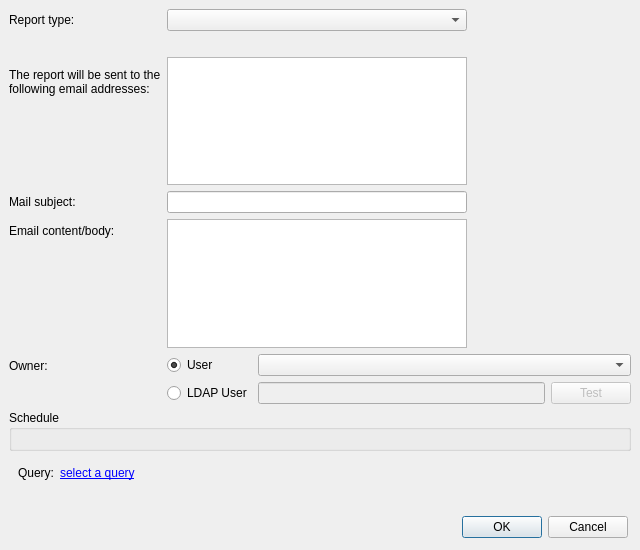
<?xml version="1.0" encoding="UTF-8"?>
<ui version="4.0">
 <class>EmailNotificationReportEditor</class>
 <widget class="QDialog" name="EmailNotificationReportEditor">
  <property name="geometry">
   <rect>
    <x>0</x>
    <y>0</y>
    <width>640</width>
    <height>550</height>
   </rect>
  </property>
  <property name="windowTitle">
   <string>Edit Report</string>
  </property>
  <layout class="QGridLayout" name="gridLayout">
   <property name="leftMargin">
    <number>0</number>
   </property>
   <property name="topMargin">
    <number>0</number>
   </property>
   <property name="rightMargin">
    <number>0</number>
   </property>
   <property name="bottomMargin">
    <number>0</number>
   </property>
   <item row="0" column="0">
    <widget class="QWidget" name="widget" native="true">
     <layout class="QVBoxLayout" name="verticalLayout">
      <item>
       <layout class="QFormLayout" name="formLayout">
        <item row="0" column="0">
         <widget class="QLabel" name="label">
          <property name="text">
           <string>Report type:</string>
          </property>
         </widget>
        </item>
        <item row="0" column="1">
         <widget class="QComboBox" name="type">
          <property name="minimumSize">
           <size>
            <width>300</width>
            <height>0</height>
           </size>
          </property>
          <property name="maximumSize">
           <size>
            <width>300</width>
            <height>16777215</height>
           </size>
          </property>
         </widget>
        </item>
        <item row="1" column="1">
         <widget class="QLabel" name="description">
          <property name="minimumSize">
           <size>
            <width>300</width>
            <height>0</height>
           </size>
          </property>
          <property name="alignment">
           <set>Qt::AlignLeading|Qt::AlignLeft|Qt::AlignTop</set>
          </property>
         </widget>
        </item>
        <item row="2" column="0">
         <widget class="QLabel" name="label_2">
          <property name="text">
           <string>The report will be sent to the
following email addresses:</string>
          </property>
          <property name="wordWrap">
           <bool>false</bool>
          </property>
         </widget>
        </item>
        <item row="2" column="1">
         <widget class="QPlainTextEdit" name="addressees">
          <property name="minimumSize">
           <size>
            <width>300</width>
            <height>0</height>
           </size>
          </property>
          <property name="maximumSize">
           <size>
            <width>300</width>
            <height>16777215</height>
           </size>
          </property>
          <property name="tabChangesFocus">
           <bool>true</bool>
          </property>
         </widget>
        </item>
        <item row="3" column="0">
         <widget class="QLabel" name="label_4">
          <property name="text">
           <string>Mail subject:</string>
          </property>
         </widget>
        </item>
        <item row="3" column="1">
         <widget class="QLineEdit" name="subject">
          <property name="minimumSize">
           <size>
            <width>300</width>
            <height>0</height>
           </size>
          </property>
          <property name="maximumSize">
           <size>
            <width>300</width>
            <height>60</height>
           </size>
          </property>
         </widget>
        </item>
        <item row="4" column="0">
         <widget class="QLabel" name="label_3">
          <property name="text">
           <string>Email content/body:</string>
          </property>
          <property name="wordWrap">
           <bool>false</bool>
          </property>
         </widget>
        </item>
        <item row="4" column="1">
         <widget class="QPlainTextEdit" name="header">
          <property name="sizePolicy">
           <sizepolicy hsizetype="Expanding" vsizetype="Preferred">
            <horstretch>0</horstretch>
            <verstretch>0</verstretch>
           </sizepolicy>
          </property>
          <property name="minimumSize">
           <size>
            <width>300</width>
            <height>0</height>
           </size>
          </property>
          <property name="maximumSize">
           <size>
            <width>300</width>
            <height>16777215</height>
           </size>
          </property>
          <property name="tabChangesFocus">
           <bool>true</bool>
          </property>
         </widget>
        </item>
        <item row="5" column="0">
         <widget class="QLabel" name="ownerLbl">
          <property name="text">
           <string>Owner:</string>
          </property>
         </widget>
        </item>
        <item row="5" column="1">
         <widget class="QWidget" name="owner" native="true">
          <layout class="QGridLayout" name="gridLayout_2">
           <property name="leftMargin">
            <number>0</number>
           </property>
           <property name="topMargin">
            <number>0</number>
           </property>
           <property name="rightMargin">
            <number>0</number>
           </property>
           <property name="bottomMargin">
            <number>0</number>
           </property>
           <item row="3" column="1">
            <widget class="QLineEdit" name="editLdapUser">
             <property name="enabled">
              <bool>false</bool>
             </property>
            </widget>
           </item>
           <item row="0" column="1" colspan="2">
            <widget class="QComboBox" name="comboNormalUser"/>
           </item>
           <item row="3" column="0">
            <widget class="QRadioButton" name="rbLDAPUser">
             <property name="enabled">
              <bool>true</bool>
             </property>
             <property name="text">
              <string>LDAP User</string>
             </property>
            </widget>
           </item>
           <item row="3" column="2">
            <widget class="QPushButton" name="ldapUserTest">
             <property name="enabled">
              <bool>false</bool>
             </property>
             <property name="text">
              <string>Test</string>
             </property>
            </widget>
           </item>
           <item row="0" column="0">
            <widget class="QRadioButton" name="rbNormalUser">
             <property name="text">
              <string>User</string>
             </property>
             <property name="checked">
              <bool>true</bool>
             </property>
            </widget>
           </item>
          </layout>
         </widget>
        </item>
       </layout>
      </item>
      <item>
       <widget class="QGroupBox" name="groupBox">
        <property name="title">
         <string>Schedule</string>
        </property>
        <layout class="QHBoxLayout" name="horizontalLayout">
         <item>
          <widget class="CronWidget" name="schedule" native="true"/>
         </item>
        </layout>
       </widget>
      </item>
      <item>
       <widget class="QStackedWidget" name="details">
        <property name="currentIndex">
         <number>1</number>
        </property>
        <widget class="QWidget" name="license_details"/>
        <widget class="QWidget" name="query_details">
         <layout class="QFormLayout" name="formLayout_2">
          <item row="0" column="0">
           <widget class="QLabel" name="label_5">
            <property name="text">
             <string>Query:</string>
            </property>
           </widget>
          </item>
          <item row="0" column="1">
           <widget class="QLabel" name="query">
            <property name="text">
             <string>&lt;a href=&quot;#&quot;&gt;select a query&lt;/a&gt;</string>
            </property>
            <property name="textFormat">
             <enum>Qt::RichText</enum>
            </property>
           </widget>
          </item>
         </layout>
        </widget>
       </widget>
      </item>
      <item>
       <spacer name="verticalSpacer">
        <property name="orientation">
         <enum>Qt::Vertical</enum>
        </property>
        <property name="sizeHint" stdset="0">
         <size>
          <width>20</width>
          <height>1</height>
         </size>
        </property>
       </spacer>
      </item>
     </layout>
    </widget>
   </item>
   <item row="1" column="0">
    <layout class="QHBoxLayout" name="horizontalLayout_2">
     <property name="leftMargin">
      <number>12</number>
     </property>
     <property name="topMargin">
      <number>12</number>
     </property>
     <property name="rightMargin">
      <number>12</number>
     </property>
     <property name="bottomMargin">
      <number>12</number>
     </property>
     <item>
      <spacer name="horizontalSpacer_3">
       <property name="orientation">
        <enum>Qt::Horizontal</enum>
       </property>
       <property name="sizeHint" stdset="0">
        <size>
         <width>40</width>
         <height>20</height>
        </size>
       </property>
      </spacer>
     </item>
     <item>
      <widget class="QDialogButtonBox" name="buttonBox">
       <property name="orientation">
        <enum>Qt::Horizontal</enum>
       </property>
       <property name="standardButtons">
        <set>QDialogButtonBox::Cancel|QDialogButtonBox::Ok</set>
       </property>
      </widget>
     </item>
    </layout>
   </item>
  </layout>
 </widget>
 <customwidgets>
  <customwidget>
   <class>CronWidget</class>
   <extends>QWidget</extends>
   <header>FileWaveGuiLib/CronWidget.h</header>
   <container>1</container>
  </customwidget>
 </customwidgets>
 <tabstops>
  <tabstop>type</tabstop>
  <tabstop>addressees</tabstop>
  <tabstop>subject</tabstop>
  <tabstop>header</tabstop>
  <tabstop>buttonBox</tabstop>
 </tabstops>
 <resources/>
 <connections>
  <connection>
   <sender>buttonBox</sender>
   <signal>accepted()</signal>
   <receiver>EmailNotificationReportEditor</receiver>
   <slot>accept()</slot>
   <hints>
    <hint type="sourcelabel">
     <x>248</x>
     <y>254</y>
    </hint>
    <hint type="destinationlabel">
     <x>157</x>
     <y>274</y>
    </hint>
   </hints>
  </connection>
  <connection>
   <sender>buttonBox</sender>
   <signal>rejected()</signal>
   <receiver>EmailNotificationReportEditor</receiver>
   <slot>reject()</slot>
   <hints>
    <hint type="sourcelabel">
     <x>316</x>
     <y>260</y>
    </hint>
    <hint type="destinationlabel">
     <x>286</x>
     <y>274</y>
    </hint>
   </hints>
  </connection>
  <connection>
   <sender>rbNormalUser</sender>
   <signal>toggled(bool)</signal>
   <receiver>comboNormalUser</receiver>
   <slot>setEnabled(bool)</slot>
   <hints>
    <hint type="sourcelabel">
     <x>335</x>
     <y>252</y>
    </hint>
    <hint type="destinationlabel">
     <x>466</x>
     <y>252</y>
    </hint>
   </hints>
  </connection>
  <connection>
   <sender>rbNormalUser</sender>
   <signal>toggled(bool)</signal>
   <receiver>ldapUserTest</receiver>
   <slot>setDisabled(bool)</slot>
   <hints>
    <hint type="sourcelabel">
     <x>335</x>
     <y>252</y>
    </hint>
    <hint type="destinationlabel">
     <x>513</x>
     <y>287</y>
    </hint>
   </hints>
  </connection>
  <connection>
   <sender>rbNormalUser</sender>
   <signal>toggled(bool)</signal>
   <receiver>editLdapUser</receiver>
   <slot>setDisabled(bool)</slot>
   <hints>
    <hint type="sourcelabel">
     <x>335</x>
     <y>252</y>
    </hint>
    <hint type="destinationlabel">
     <x>432</x>
     <y>286</y>
    </hint>
   </hints>
  </connection>
 </connections>
</ui>
